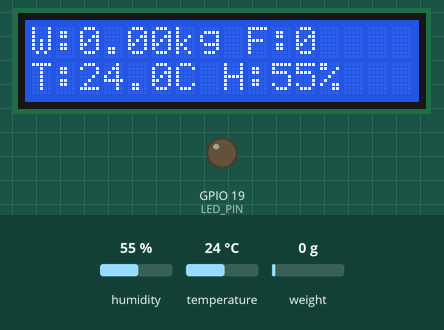
Bench run of a sketch on a simulated ESP32. On the bench: 16×2 character LCD, output pins drawn as LEDs (lit = HIGH). The inputs (shaded band) are chosen by the test bench; at power-on: temperature 24 °C, weight on the scale 0 g, humidity 55 %. WiFi joins after 1.5 s; servers stay silent unless stated; uploads are accepted with an empty reply; what the sketch prints to the serial monitor is not drawn.

Above: at 5.2 s.
5.3 s: temperature set to 31.2 °C
At 8.0 s:
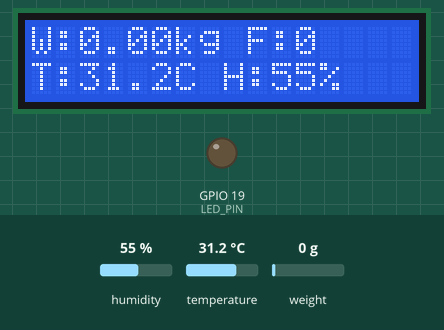
8.3 s: temperature set to 32.7 °C
At 11.9 s:
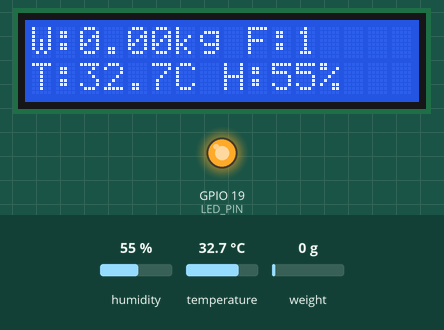
12.8 s: weight on the scale set to 100 g
At 13.8 s:
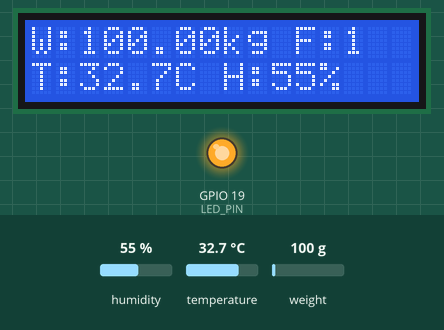
15.5 s: humidity set to 22 %
At 18.9 s:
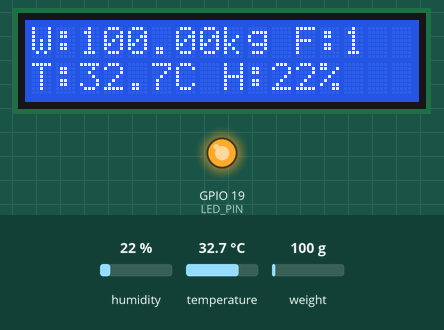
19.5 s: weight on the scale set to 1250 g
At 20.9 s:
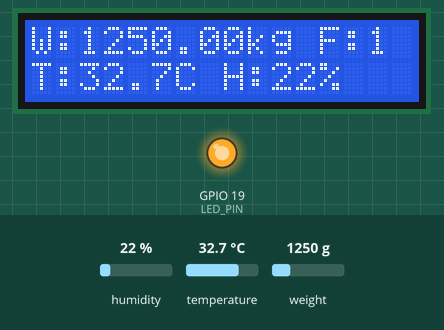
22.2 s: weight on the scale set to 2500 g
At 22.9 s:
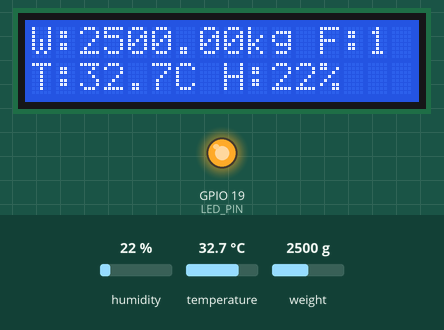
Timing chart, 0 to 25.2 s (numbered marks = the images above; inputs shaded):
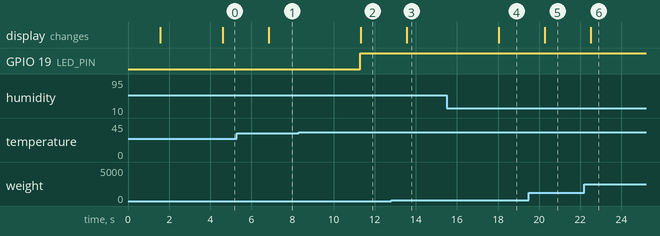

Measured:
- the behaviour switches between 32 and 32.1 °C on temperature (found by bisection; images 1 and 2)
- after the input at 5.3 s, the display: changes after 1.5 s (image 1)
- after the input at 8.3 s, GPIO 19 (LED_PIN): LOW → HIGH after 3.0 s; the display: changes after 3.0 s (image 2)
- after the input at 12.8 s, the display: changes after 0.76 s (image 3)
- after the input at 15.5 s, the display: changes after 2.5 s (image 4)
- after the input at 19.5 s, the display: changes after 0.78 s (image 5)
- after the input at 22.2 s, the display: changes after 0.32 s (image 6)

The sketch:

esp32done.ino
```cpp
#include <WiFi.h>
#include <HTTPClient.h>
#include <Wire.h>
#include <LiquidCrystal_I2C.h>
#include <DHTesp.h>
#include "HX711.h"

// Pin definitions
#define DHTPIN 15
#define LED_PIN 19
#define LOADCELL_DOUT 21
#define LOADCELL_SCK 22

// WiFi credentials
const char* ssid = "huaweiwifi4g";
const char* password = "huawei4gwifiii";

// PHP script URL
String serverName = "http://192.168.100.99/thesis/Beehive/sensor_insert.php";

// Sensor objects
DHTesp dht;
HX711 scale;
LiquidCrystal_I2C lcd(0x27, 16, 2); // LCD I2C address

// === ADJUST THIS after calibration ===
float calibration_factor = 2000.0;  // Change this after testing
// =====================================

void setup() {
  Serial.begin(115200);
  pinMode(LED_PIN, OUTPUT);

  // Connect WiFi
  WiFi.begin(ssid, password);
  Serial.print("Connecting to WiFi");
  while (WiFi.status() != WL_CONNECTED) {
    delay(500);
    Serial.print(".");
  }
  Serial.println("\nConnected to WiFi");
  Serial.print("IP: "); Serial.println(WiFi.localIP());

  // Initialize I2C for LCD
  Wire.begin(27, 26); // SDA=27, SCL=26
  lcd.init();
  lcd.backlight();

  // Initialize sensors
  dht.setup(DHTPIN, DHTesp::DHT22);

  // === HX711 Load Cell Setup ===
  scale.begin(LOADCELL_DOUT, LOADCELL_SCK);
  delay(1000);                    // 🕐 Allow HX711 to stabilize
  scale.set_scale(calibration_factor); // 🧭 Use your calibrated value
  scale.tare();                   // 🔄 Zero out the scale
  Serial.println("HX711 initialized and tared!");
}

void loop() {
  // Read sensors
  float t = dht.getTemperature();
  float h = dht.getHumidity();
  float weight = 0;
  int fan_status = 0;

  // Safely read from HX711
  if (scale.wait_ready_timeout(1000)) {
    weight = scale.get_units(10); // average of 10 samples
  } else {
    Serial.println("⚠️ HX711 not ready!");
    weight = 0;
  }

  // LED / Fan control
  if (t > 32) {
    digitalWrite(LED_PIN, HIGH);
    fan_status = 1;
  } else {
    digitalWrite(LED_PIN, LOW);
    fan_status = 0;
  }

  // Print locally
  Serial.printf("Weight: %.2f kg | Temp: %.2f °C | Humidity: %.1f %% | Fan: %d\n",
                weight, t, h, fan_status);

  // Display on LCD
  lcd.clear();
  lcd.setCursor(0, 0);
  lcd.printf("W:%.2fkg F:%d", weight, fan_status);
  lcd.setCursor(0, 1);
  lcd.printf("T:%.1fC H:%.0f%%", t, h);

  // ====== Send to server ======
  if (WiFi.status() == WL_CONNECTED) {
    HTTPClient http;
    http.begin(serverName);

    // Send data to PHP script
    String postData = "temperature=" + String(t, 2) +
                      "&humidity=" + String(h, 2) +
                      "&weight=" + String(weight, 2) +
                      "&fan_status=" + String(fan_status);

    http.addHeader("Content-Type", "application/x-www-form-urlencoded");
    int httpResponseCode = http.POST(postData);

    if (httpResponseCode > 0) {
      Serial.printf("HTTP Response: %d → %s\n", httpResponseCode, http.getString().c_str());
    } else {
      Serial.printf("HTTP Error: %d\n", httpResponseCode);
    }

    http.end();
  } else {
    Serial.println("⚠️ WiFi Disconnected!");
  }

  delay(1000); // every 5 seconds
}
```
